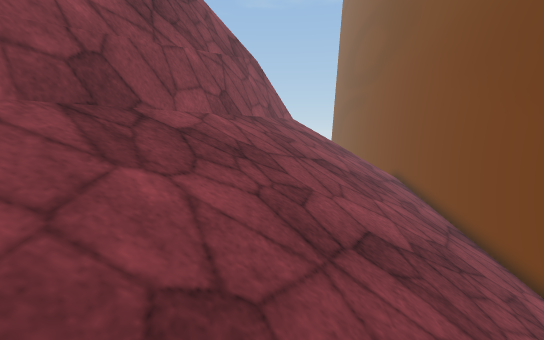
view 1 (above)

12 first-person views from a walk through a 3-D level made in the Unity game engine. The camera is 1.2 m above the floor, tilts 8° down and sees 90° across. The floor is counted in squares, 0.5 m on a side. Each view is taken from the middle of a square. On the plan, view 1 faces up. The plan holds only what a view shows up to about 18 squares ahead; the rest is blank. The place goes on beyond the plan. The player is left out. Some animated figures are left out. Some surface patterns are stand-ins.

view 2
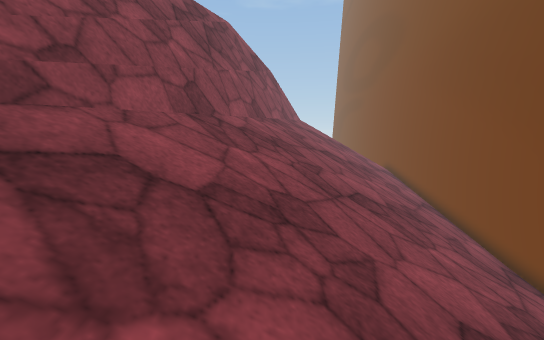

view 3
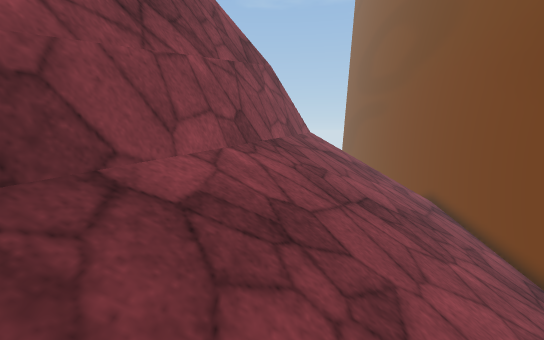

view 4
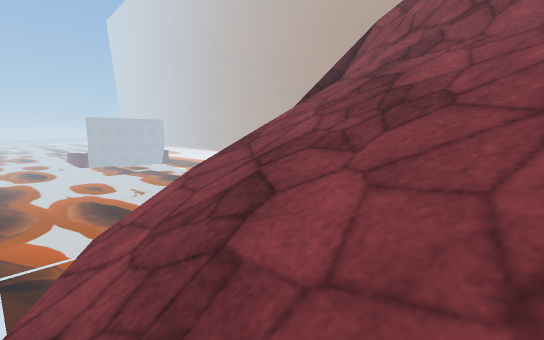

view 5
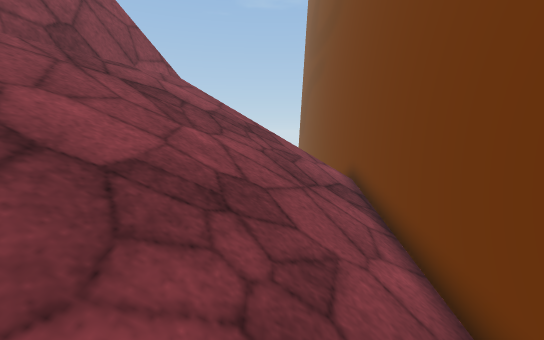

view 6
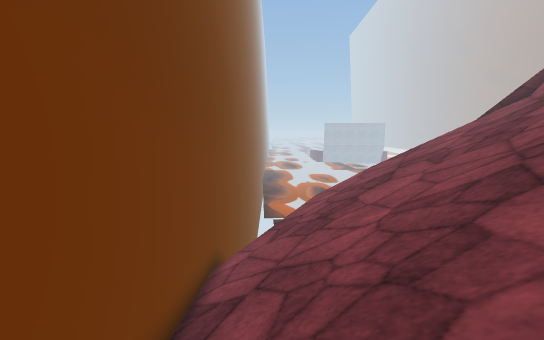

view 7
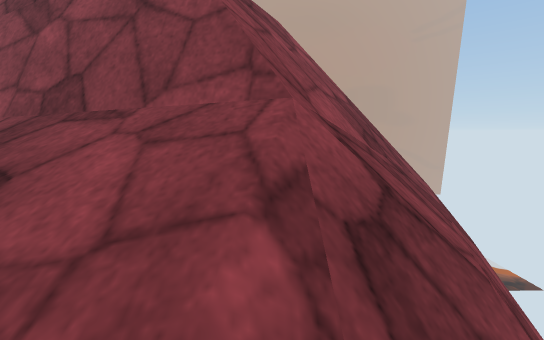

view 8
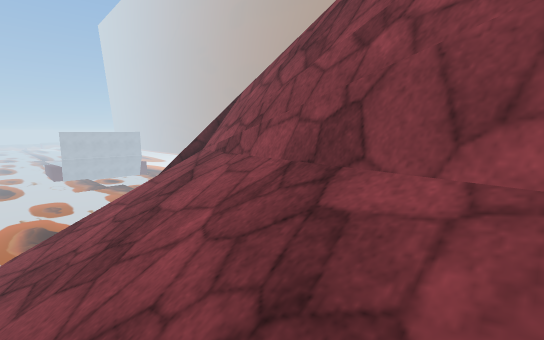

view 9
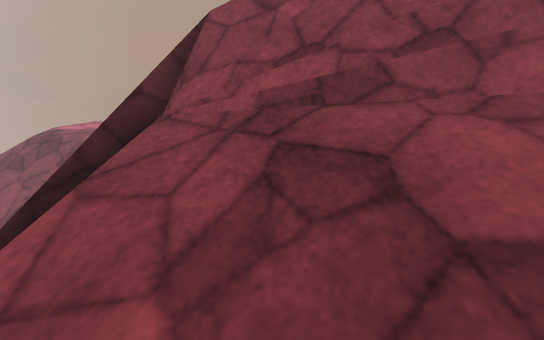

view 10
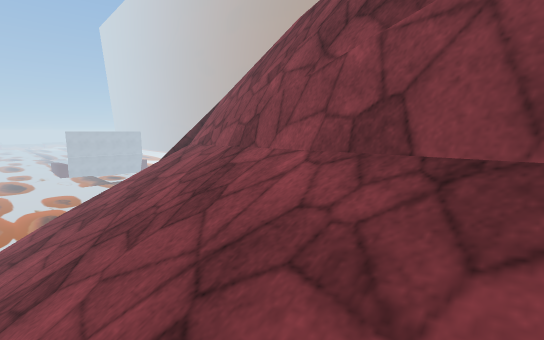

view 11
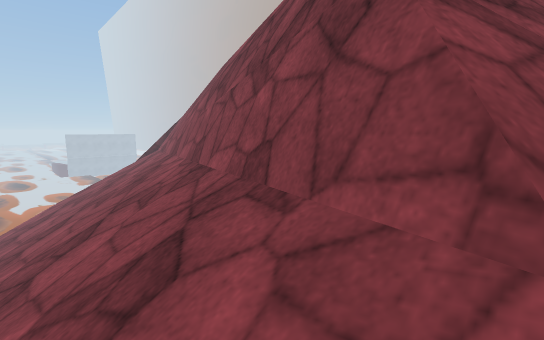

view 12
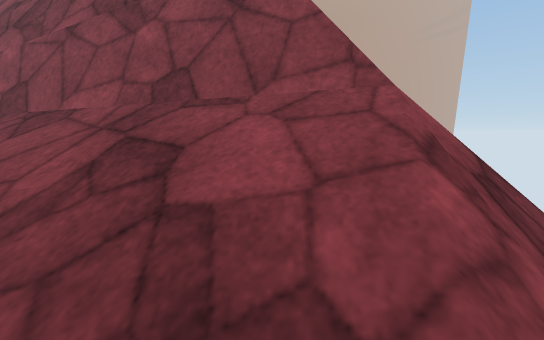

### Floor plan
Key: @ floor where view 1 was taken; # wall or solid block; . main floor; : floor 0.25 m higher than the main floor; + floor 0.75 m higher than the main floor; * floor 1 m higher than the main floor; / step, stairs or slope; = window, fence, low wall or low ledge; ^ raised ledge; v drop or lower ground.
Columns run from 8 left of view 1 to 9 right of it. Each row starts with its distance up from view 1.
 27      .. vvv      #
 26    ==+:://vv     #
 25     ^=*/////     #
 24     #^=*/////    #
 23    ####^=#////   #
 22     ####^=/////  #
 21      ####=///////#
 20        ##=///////#
 19        ##////////#
 18        #=////////#
 17       ##=////////#
 16       ###////////#
 15       #=/////////#
 14      ##=/////////#
 13      ###/////////#
 12      #=//////////#
 11     ##=//////////#
 10     ###//////////#
  9    ##=///////////#
  8    ##=///////////#
  7    ###///////////#
  6   ##=////////////#
  5   ##=////////////#
  4   ##=////////////#
  3  ##^/////////////#
  2  ##=/////////////#
  1  ##=/////////////#
  0 ##^#////@////////#
 -1 ##=///////////// #
 -2 #^=////////////  #
 -3 #=#////////////  #
 -4 ==+///////////
 -5    v    ///v

Where each view was taken, in squares from view 1:
view 1: 0 up, 0 right, facing up
view 2: 4 down, 1 left, facing up
view 3: 3 up, 1 left, facing up
view 4: 4 up, 6 right, facing down-left
view 5: 9 up, 6 right, facing up
view 6: 11 up, 7 right, facing down
view 7: 22 up, 6 right, facing left
view 8: 9 up, 1 right, facing down-left
view 9: 1 down, 0 right, facing left
view 10: 14 up, 3 right, facing down-left
view 11: 22 up, 4 right, facing down-left
view 12: 20 up, 7 right, facing left
